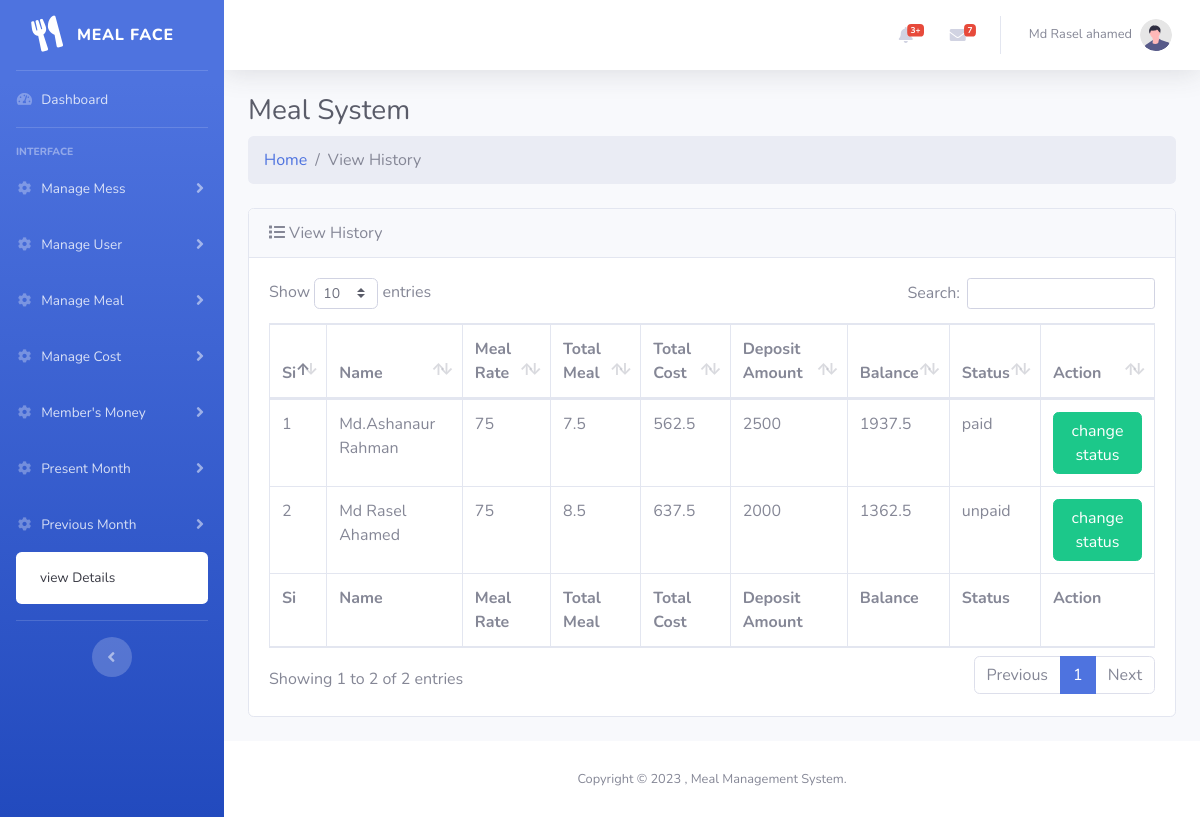
Page /backend/view-report.php?month-id=1 (signed in) on the committed database.
### tables this page shows
CREATE TABLE `month_report` (
  `report_id` int(11) NOT NULL,
  `user_name` varchar(255) NOT NULL,
  `meal_rate` double DEFAULT NULL,
  `total_meal` double DEFAULT NULL,
  `total_cost` double DEFAULT NULL,
  `deposit_amount` double DEFAULT NULL,
  `balance` double DEFAULT NULL,
  `month_id` int(11) DEFAULT NULL,
  `paid_status` int(11) NOT NULL DEFAULT 0 COMMENT 'paid = 1,unpaid = 0',
  `created_by` varchar(255) DEFAULT NULL,
  `created_at` datetime NOT NULL DEFAULT current_timestamp()
);

### backend/controller/main.php (called while the page is built, shortened)
<?php
    class Main{
        protected $host = "localhost";
        protected $user = "root";
        protected $pass = "";
        protected $db = "php_meal";
        protected $con;
        public function __construct(){
            if(!isset($this->con)){
                $this->con = new mysqli($this->host,$this->user,$this->pass,$this->db);
            }
            return $this->con;
        }
        public function getReport($monthId){
            $this->sql = "SELECT * FROM `month_report` WHERE `month_id` = '$monthId'";
            $this->result = $this->con->query($this->sql);
            if($this->result == true){
                return $this->result;
            }else{
                return false;
            }
        }
    }
?>

### backend/view-report.php (the view, shortened to what this page needs)
<?php
    include "inc/header.php";
    $obj = new Main();
    if(isset($_GET['month-id'])){
        $m_id = $_GET['month-id'];
        $ReportData = $obj->getReport($m_id);
    }
    ?>
<div class="container-fluid">
    <div class="d-sm-flex align-items-center justify-content-between mb-2">
        <h3 class="h3 mb-0 text-gray-800">Meal System</h3>
    </div>
    <ol class="breadcrumb mb-4">
        <li class="breadcrumb-item"><a href="index.php">Home</a></li>
        <li class="breadcrumb-item active">View History</li>
    </ol>
    <div class="card mb-4">
        <div class="card-header d-flex justify-content-between align-items-center">
            <span><i class="fas fa-list mr-1"></i>View History</span>
        </div>
        <div class="card-body">
            <div class="table-responsive">
                <table class="table table-bordered" id="dataTable" width="100%" cellspacing="0">
                    <thead>
                        <tr>
                            <th>Si</th>
                            <th>Name</th>
                            <th>Meal Rate</th>
                            <th>Total Meal</th>
                            <th>Total Cost</th>
                            <th>Deposit Amount</th>
                            <th>Balance</th>
                            <th>Status</th>
                            <th>Action</th>
                        </tr>
                    </thead>
                    <tfoot>
                        <tr>
                            <th>Si</th>
                            <th>Name</th>
                            <th>Meal Rate</th>
                            <th>Total Meal</th>
                            <th>Total Cost</th>
                            <th>Deposit Amount</th>
                            <th>Balance</th>
                            <th>Status</th>
                            <th>Action</th>
                        </tr>
                    </tfoot>
                    <tbody>
                    <?php
                            if($ReportData->num_rows>0){
                                $si = 1;
                                while($row = $ReportData->fetch_object()){
                                    ?>
                        <tr>
                            <td><?php echo $si; ?></td>
                            <td class="text-capitalize"><?php echo $row->user_name;?></td>
                            <td><?php echo $row->meal_rate; ?></td>
                            <td><?php echo $row->total_meal; ?></td>
                            <td><?php echo $row->total_cost; ?></td>
                            <td><?php echo $row->deposit_amount; ?></td>
                            <td><?php echo $row->balance; ?></td>
                            <td><?php if($row->paid_status == 0){echo 'unpaid';}else{echo 'paid';} ?></td>
                            <td>
                                <a class="btn btn-success" href="action/report/update.php?report-id=<?php echo $row->report_id; ?>&status=<?php echo $row->paid_status; ?>&month-id=<?php echo $row->month_id; ?>">change status</a>
                            </td>
                        </tr>
                        <?php
                            $si++;
                                }
                            }
                        ?>
                    </tbody>
                </table>
            </div>
        </div>
    </div>
</div>
<?php include "inc/footer.php"; ?>

### rows in the picture
month_report: user_name "Md.Ashanaur Rahman", meal_rate "75", total_meal "7.5", total_cost "562.5", deposit_amount "2500", balance "1937.5", paid_status "paid"
month_report: user_name "Md Rasel Ahamed", meal_rate "75", total_meal "8.5", total_cost "637.5", deposit_amount "2000", balance "1362.5", paid_status "unpaid"

### other values in the picture
$_SESSION['user_name'] "Md Rasel ahamed"
